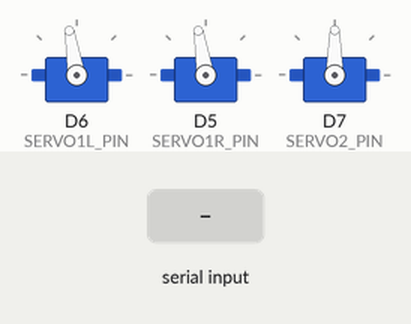
Simulated run of this sketch. Board: ESP8266 (NodeMCU). Shown: 3 × servo. The inputs (shaded band) are chosen by the test bench.

Above: at 1.2 s.
1.3 s: "Servo1: \n" received over Serial
At 1.8 s:
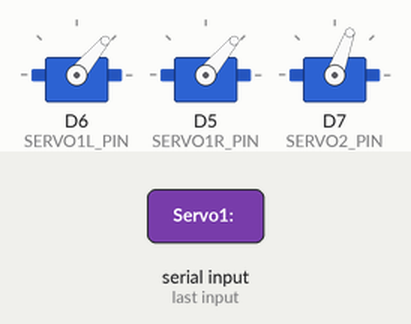
2.8 s: "90,45,200\n" received over Serial
At 4.0 s:
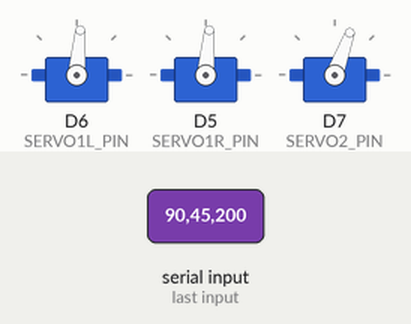
4.3 s: "30,150,10\n" received over Serial
At 5.3 s:
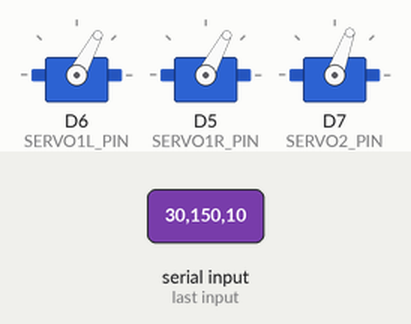
5.8 s: "200\n" received over Serial
At 6.4 s:
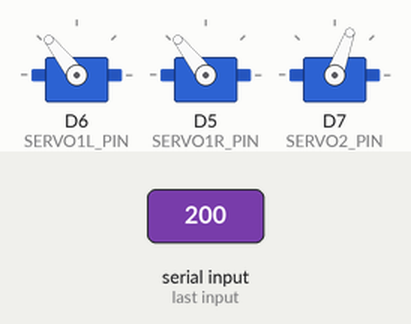
7.3 s: "Servo2: \n" received over Serial
At 8.5 s:
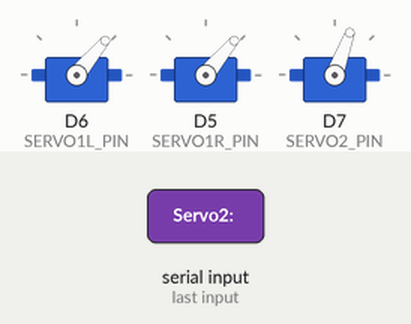
8.8 s: "90,45\n" received over Serial
At 9.9 s:
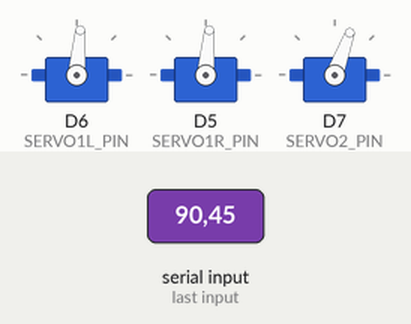
Timing chart, 0 to 11.3 s (numbered marks = the images above; inputs shaded):
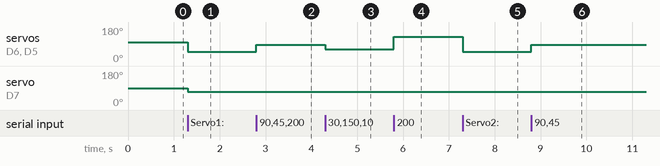

Measured:
- after the input at 1.3 s, servo on D6 (SERVO1L_PIN), servo on D5 (SERVO1R_PIN): 99° → 50° at once; servo on D7 (SERVO2_PIN): 90° → 70° at once
- after the input at 2.8 s, servo on D6 (SERVO1L_PIN), servo on D5 (SERVO1R_PIN): 50° → 85° at once
- after the input at 4.3 s, servo on D6 (SERVO1L_PIN), servo on D5 (SERVO1R_PIN): 85° → 62° at once
- after the input at 5.8 s, servo on D6 (SERVO1L_PIN), servo on D5 (SERVO1R_PIN): 62° → 128° at once
- after the input at 7.3 s, servo on D6 (SERVO1L_PIN), servo on D5 (SERVO1R_PIN): 128° → 50° at once
- after the input at 8.8 s, servo on D6 (SERVO1L_PIN), servo on D5 (SERVO1R_PIN): 50° → 85° at once

The sketch:

ESP8266_PingpongRobot.ino
```cpp
#include <ESP8266WiFi.h>
#include <Servo.h>

//#define SERIAL_DEBUG

#define SERVO1L_PIN D6
#define SERVO1R_PIN D5
#define SERVO2_PIN D7

Servo s1L, s1R, s2;

void setup() {
  s1L.attach(SERVO1L_PIN);
  s1R.attach(SERVO1R_PIN);
  s2.attach(SERVO2_PIN);
  Serial.begin(9600);
  servo1Write(125);
}

void servo1Write(uint8_t value){
  #ifdef SERIAL_DEBUG
    Serial.print("Servo1: ");
    Serial.println(value);
  #endif

  uint8_t v = map(value, 0, 255, 50, 150);
  s1L.write(v);
  s1R.write(v);
}

void servo2Write(uint8_t value){
  #ifdef SERIAL_DEBUG
    Serial.print("Servo2: ");
    Serial.println(value);
  #endif

  uint8_t v = map(value, 0, 255, 70, 160);
  s2.write(v);
}

void loop() {
  if (Serial.available() > 0) {
    String terminalText = Serial.readStringUntil('\n');
    uint8_t seperatorIndex = terminalText.indexOf("-");

    if (seperatorIndex == -1){
      int value = terminalText.toInt();
      servo1Write(value);

    } else {
      String a = terminalText.substring(0, seperatorIndex);
      String b = terminalText.substring(seperatorIndex+1);
      servo1Write(a.toInt());
      servo2Write(b.toInt());
    }

  }
}
```
